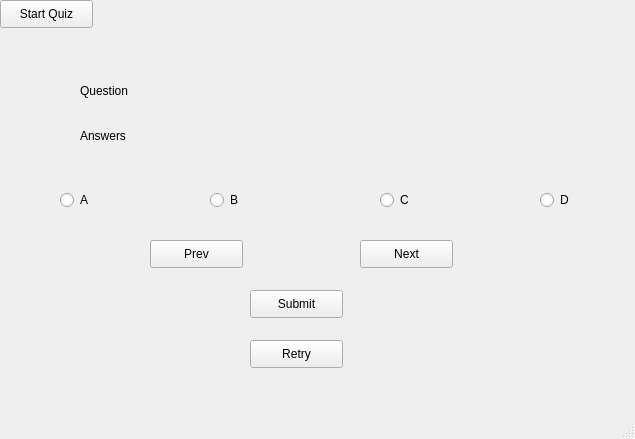
<?xml version="1.0" encoding="UTF-8"?>
<ui version="4.0">
 <class>MainWindow</class>
 <widget class="QMainWindow" name="MainWindow">
  <property name="geometry">
   <rect>
    <x>0</x>
    <y>0</y>
    <width>635</width>
    <height>439</height>
   </rect>
  </property>
  <property name="windowTitle">
   <string>MainWindow</string>
  </property>
  <widget class="QWidget" name="centralwidget">
   <widget class="QLabel" name="question">
    <property name="geometry">
     <rect>
      <x>80</x>
      <y>70</y>
      <width>631</width>
      <height>41</height>
     </rect>
    </property>
    <property name="text">
     <string>Question</string>
    </property>
   </widget>
   <widget class="QLabel" name="answers">
    <property name="geometry">
     <rect>
      <x>80</x>
      <y>70</y>
      <width>631</width>
      <height>131</height>
     </rect>
    </property>
    <property name="text">
     <string>Answers</string>
    </property>
   </widget>
   <widget class="QRadioButton" name="optionA">
    <property name="geometry">
     <rect>
      <x>60</x>
      <y>190</y>
      <width>95</width>
      <height>20</height>
     </rect>
    </property>
    <property name="text">
     <string>A</string>
    </property>
   </widget>
   <widget class="QRadioButton" name="optionB">
    <property name="geometry">
     <rect>
      <x>210</x>
      <y>190</y>
      <width>95</width>
      <height>20</height>
     </rect>
    </property>
    <property name="text">
     <string>B</string>
    </property>
   </widget>
   <widget class="QRadioButton" name="optionC">
    <property name="geometry">
     <rect>
      <x>380</x>
      <y>190</y>
      <width>95</width>
      <height>20</height>
     </rect>
    </property>
    <property name="text">
     <string>C</string>
    </property>
   </widget>
   <widget class="QRadioButton" name="optionD">
    <property name="geometry">
     <rect>
      <x>540</x>
      <y>190</y>
      <width>95</width>
      <height>20</height>
     </rect>
    </property>
    <property name="text">
     <string>D</string>
    </property>
   </widget>
   <widget class="QPushButton" name="prevButton">
    <property name="geometry">
     <rect>
      <x>150</x>
      <y>240</y>
      <width>93</width>
      <height>28</height>
     </rect>
    </property>
    <property name="text">
     <string>Prev</string>
    </property>
   </widget>
   <widget class="QPushButton" name="nextButton">
    <property name="geometry">
     <rect>
      <x>360</x>
      <y>240</y>
      <width>93</width>
      <height>28</height>
     </rect>
    </property>
    <property name="text">
     <string>Next</string>
    </property>
   </widget>
   <widget class="QPushButton" name="submitButton">
    <property name="geometry">
     <rect>
      <x>250</x>
      <y>290</y>
      <width>93</width>
      <height>28</height>
     </rect>
    </property>
    <property name="text">
     <string>Submit</string>
    </property>
   </widget>
   <widget class="QPushButton" name="retryButton">
    <property name="geometry">
     <rect>
      <x>250</x>
      <y>340</y>
      <width>93</width>
      <height>28</height>
     </rect>
    </property>
    <property name="text">
     <string>Retry</string>
    </property>
   </widget>
   <widget class="QPushButton" name="startButton">
    <property name="geometry">
     <rect>
      <x>0</x>
      <y>0</y>
      <width>93</width>
      <height>28</height>
     </rect>
    </property>
    <property name="text">
     <string>Start Quiz</string>
    </property>
   </widget>
  </widget>
  <widget class="QStatusBar" name="statusbar"/>
 </widget>
 <resources/>
 <connections/>
</ui>
